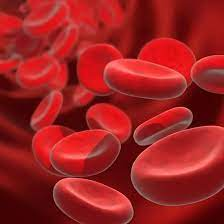
#> input picture download.jpg, 224 x 224 px
$ python 2.Rotating.py
#> lines starting #> are read from the running program, lines starting #| are printed output that depends on the picture

import cv2
import numpy as np

img= cv2.imread('download.jpg')
#> img is the input picture: shape (224, 224, 3); mean B, G, R 32.6, 32.1, 156
rows,cols,_=img.shape
#> rows = 224; cols = 224

pt=np.float32([[50,50],[200,200],[50,200]])
pt2=np.float32([[10,100],[200,50],[50,250]])

M=cv2.getAffineTransform(pt,pt2)
dst=cv2.warpAffine(img,M,(cols,rows))
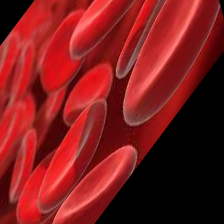
#> dst: shape (224, 224, 3); mean B, G, R 28.2, 27.7, 126.2
cv2.imshow("Affine Transform",dst)

cv2.waitKey(0)

cv2.destroyAllWindows()
